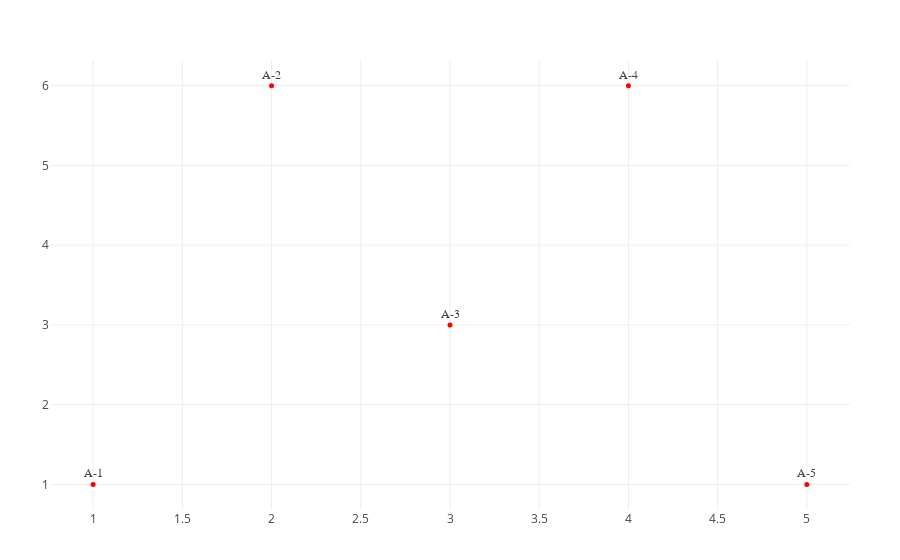

The notebook cell this image was saved under:
### Code cell
t1["marker_color"] = "red"
t1["marker_size"] = 5
plot(t1)

### Figure 1 — Plotly figure (JSON) as saved in the notebook; plotly's stock layout.template omitted (floating-point values rounded to 4 significant figures)
{"data": [{"marker": {"color": "red", "size": 5}, "mode": "markers+text", "name": "Team A", "text": ["A-1", "A-2", "A-3", "A-4", "A-5"], "textfont": {"family": "Raleway, sans-serif"}, "textposition": "top center", "type": "scatter", "x": [1, 2, 3, 4, 5], "y": [1, 6, 3, 6, 1]}], "layout": {"margin": {"b": 50, "l": 50, "r": 50, "t": 60}}}
